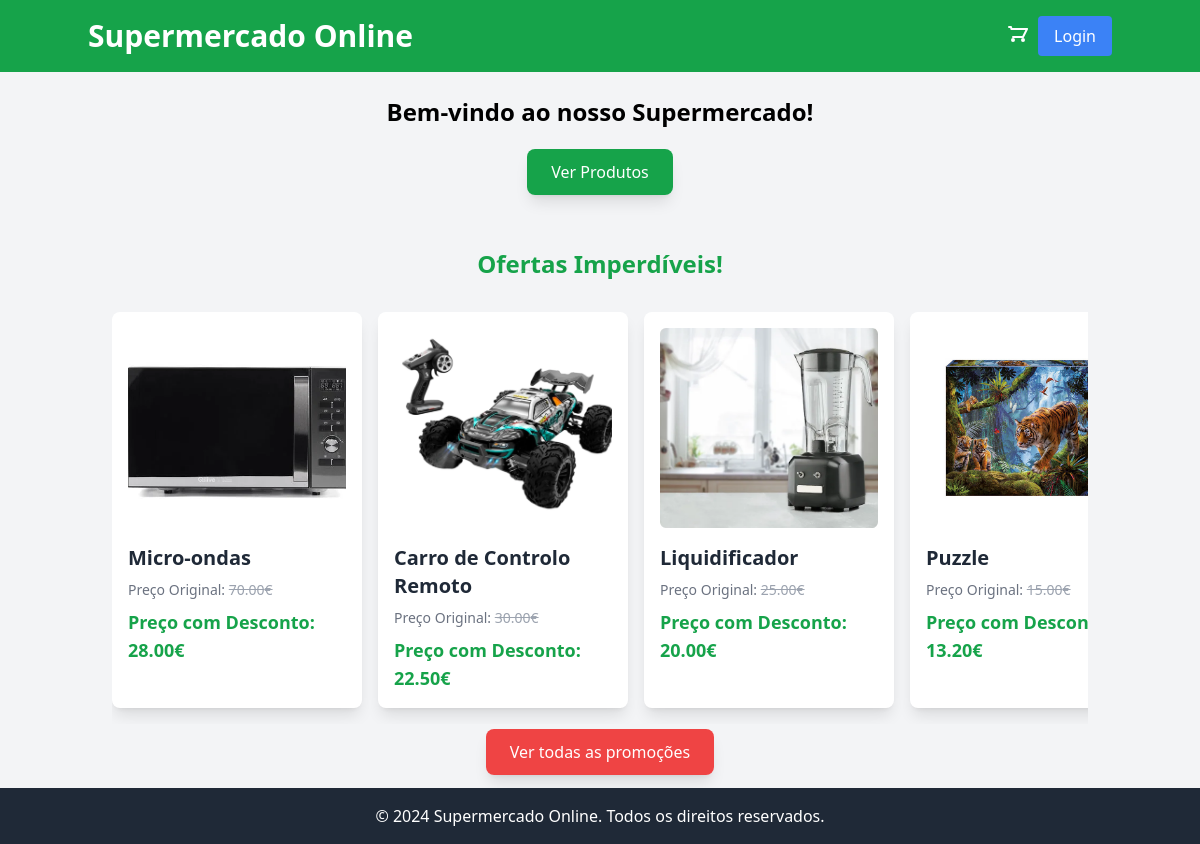
The page / on the database its author committed.
### tables this page shows
CREATE TABLE `produtos` (
  `id` int(11) NOT NULL,
  `nome` varchar(255) NOT NULL,
  `descricao` text DEFAULT NULL,
  `preco` decimal(10,2) NOT NULL,
  `categoria_id` int(11) DEFAULT NULL,
  `imagem` varchar(255) DEFAULT NULL,
  `discount_price` decimal(10,2) DEFAULT NULL,
  `desconto` tinyint(1) DEFAULT 0,
  `stock` int(11) DEFAULT NULL
);

### app/controllers/homePageController.php (called while the page is built)
<?php
require_once './app/models/homeModel.php';
class HomePageController
{
    public function index(): void
    {
        $homeModel = new HomeModel();
        $produtosComDesconto = $homeModel->getProdutosComDesconto();
        require_once './app/views/homepage.php';
    }
}
?>

### app/database/connection.php (called while the page is built)
<?php
class Connection
{
    private static $instance = null;
    public static function getInstance(): ?PDO
    {
        if (self::$instance === null) {
            try {
                self::$instance = new PDO(
                    'mysql:host=localhost;dbname=supermarket',
                    'root',
                    '',
                    [
                        PDO::ATTR_ERRMODE            => PDO::ERRMODE_EXCEPTION,
                        PDO::ATTR_DEFAULT_FETCH_MODE => PDO::FETCH_ASSOC,
                    ]
                );
            } catch (PDOException $e) {
                echo 'Database connection error: ' . $e->getMessage();
                return null;
            }
        }
        return self::$instance;
    }
}
?>

### app/models/homeModel.php (called while the page is built, shortened)
<?php
require_once './app/database/connection.php';
class HomeModel
{
    private $db;
    public function __construct()
    {
        $this->db = Connection::getInstance();
    }
    public function getProdutosComDesconto(): array
    {
        $query = "
            SELECT p.*, c.nome AS categoria_nome
            FROM produtos p
            JOIN categorias c ON p.categoria_id = c.id
            WHERE p.desconto = 1 AND p.discount_price > 0
            ORDER BY p.preco DESC
        ";
        $stat = $this->db->prepare($query);
        $stat->execute();
        $produtos = $stat->fetchAll(PDO::FETCH_ASSOC);
        foreach ($produtos as &$produto) {
            $preco = $produto['preco'];
            $descontoPercentual = $produto['discount_price'];
        }
        return $produtos;
    }
}
?>

### app/views/homepage.php (the view, shortened to what this page needs)
<!DOCTYPE html>
<html lang="pt">
<head>
    <script src="https://cdn.tailwindcss.com"></script>
</head>
<body class="bg-gray-100 flex flex-col min-h-screen">
    <?php include './app/views/header.php'; ?>
    <main class="container mx-auto p-6 flex-grow">
        <div class="text-center">
            <h2 class="text-2xl font-semibold mb-4">Bem-vindo ao nosso Supermercado!</h2>
            <nav>
                <ul class="flex justify-center gap-6">
                    <div class="text-center mt-4">
                        <a href="/produtos" class="bg-green-600 text-white py-3 px-6 rounded-lg shadow-lg transform transition-transform hover:bg-green-700 focus:outline-none">
                            Ver Produtos
                        </a>
                    </div>
                </ul>
            </nav>
        </div>
        <section class="mt-8">
            <h2 class="text-2xl font-semibold text-center text-green-600 mb-4">Ofertas Imperdíveis!</h2>
            <section class="mt-8">
                <div class="offers-container">
                    <?php if (!empty($produtosComDesconto)): ?>
                        <?php foreach ($produtosComDesconto as $produto): ?>
                            <div class="product bg-white rounded-lg shadow-lg p-4 transform hover:scale-105 transition-all duration-200">
                                <?php if (!empty($produto['imagem'])): ?>
                                    <img src="<?= "../../assets/" . htmlspecialchars($produto['imagem']) ?>"
                                        alt="<?= htmlspecialchars($produto['nome']) ?>"
                                        class="w-full h-48 object-cover rounded-md">
                                <?php else: ?>
                                    <div class="w-full h-48 bg-gray-300 flex items-center justify-center rounded-md">
                                        <span class="text-gray-600">No Image</span>
                                    </div>
                                <?php endif; ?>
                                <div class="mt-4">
                                    <h3 class="text-xl font-semibold text-gray-800"><?= htmlspecialchars($produto['nome']) ?></h3>
                                    <p class="text-sm text-gray-500 mt-2">
                                        Preço Original: <span class="line-through text-gray-400"><?= number_format($produto['preco'], 2) ?>€</span>
                                    </p>
                                    <p class="text-lg text-green-600 font-semibold mt-2">
                                        Preço com Desconto: <?= number_format($produto['preco_com_desconto'], 2) ?>€
                                    </p>
                                </div>
                            </div>
                        <?php endforeach; ?>
                    <?php else: ?>
                        <p class="text-gray-500 mt-4 text-center">Nenhuma oferta disponível no momento.</p>
                    <?php endif; ?>
                </div>
                <div class="text-center mt-4">
                    <a href="/todasPromocoes" class="bg-red-500 text-white py-3 px-6 rounded-lg shadow-lg transform transition-transform hover:bg-red-700 focus:outline-none">
                        Ver todas as promoções
                    </a>
                </div>
            </section>
    </main>
    <footer class="bg-gray-800 text-white py-4">
        <div class="container mx-auto text-center">
            <p>© 2024 Supermercado Online. Todos os direitos reservados.</p>
        </div>
    </footer>
</body>
</html>

### app/views/homepage.php (style rules this page uses)
.offers-container { display: flex; overflow-x: auto; padding-bottom: 16px; }
.product { min-width: 250px; max-width: 250px; margin-right: 16px; }
.product img { height: 200px; object-fit: cover; }

### rows shown on the page
produtos: imagem (picture), nome "Micro-ondas", preco "70.00", preco_com_desconto "28.00"
produtos: imagem (picture), nome "Carro de Controlo Remoto", preco "30.00", preco_com_desconto "22.50"
produtos: imagem (picture), nome "Liquidificador", preco "25.00", preco_com_desconto "20.00"
produtos: imagem (picture), nome "Puzzle", preco "15.00", preco_com_desconto "13.20"
